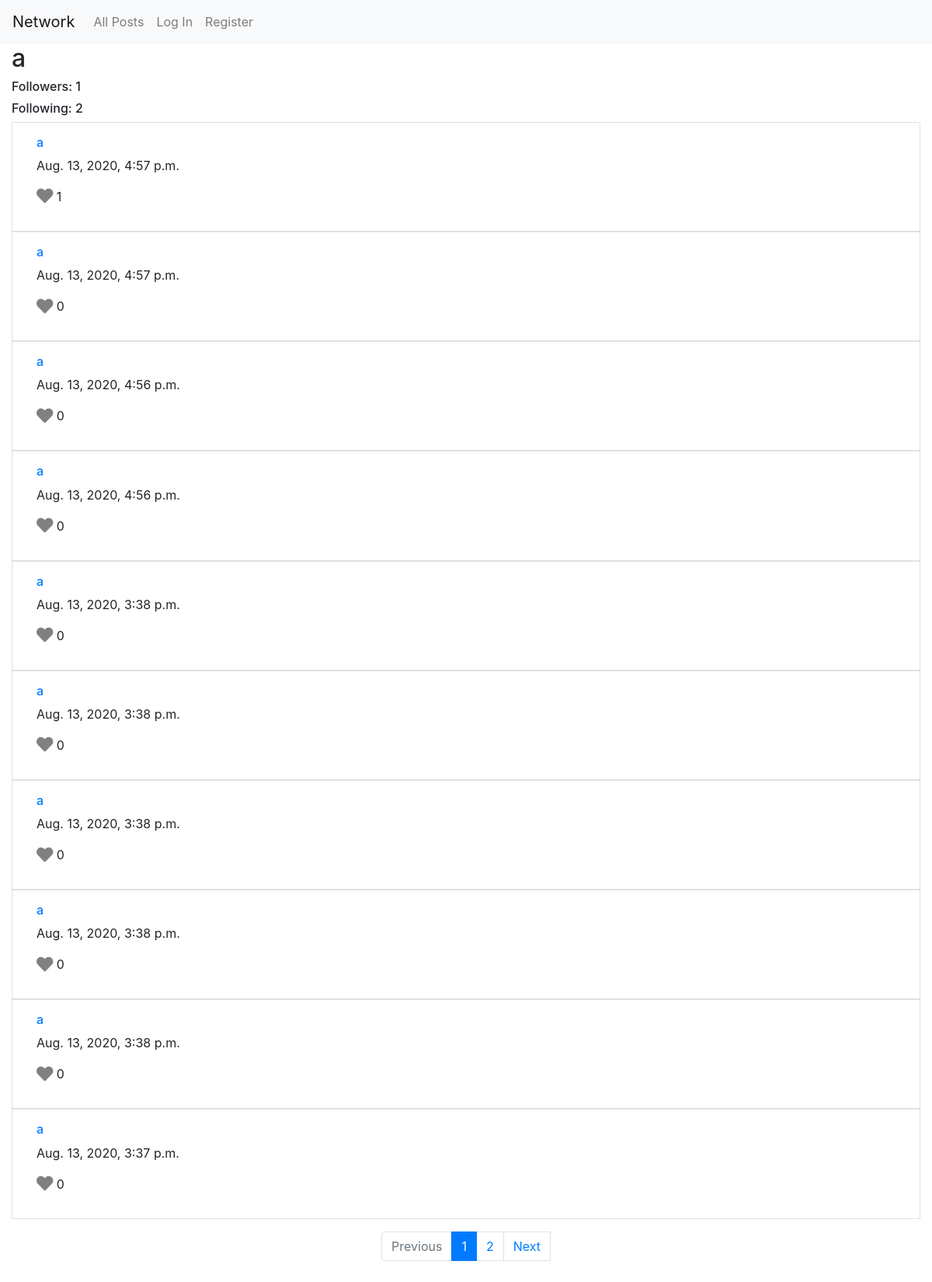
Before: /profile/1 with the older database file.
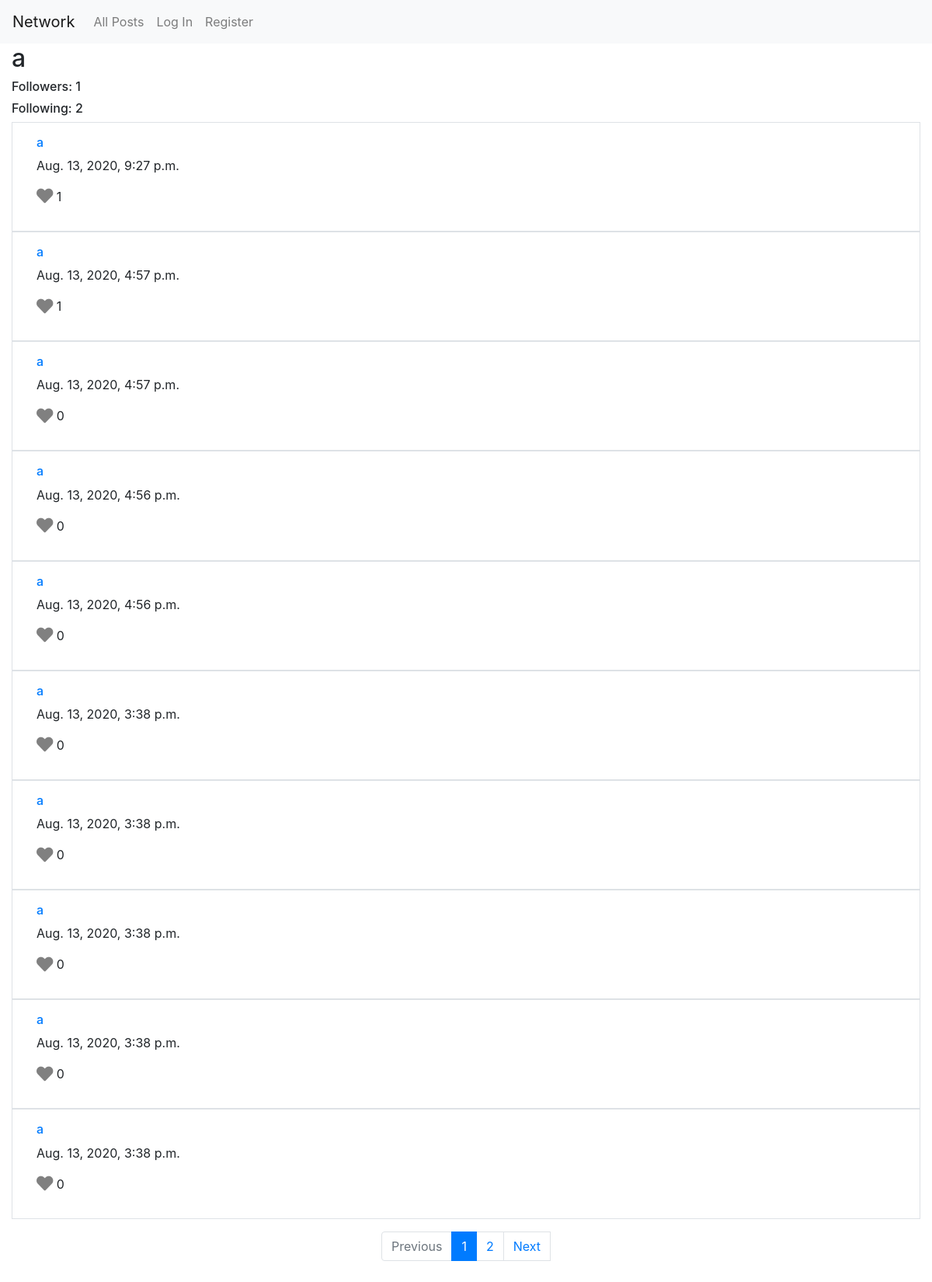
After: the same page with the newer database file.
### network/models.py (models this page shows, shortened)
class Post(models.Model):
    user = models.ForeignKey(User, on_delete = models.CASCADE, related_name="post_user")
    text = models.TextField()
    time = models.DateTimeField(auto_now_add=True)
    likes = models.ForeignKey(Like, null=True, blank=True, on_delete = models.CASCADE, related_name="post_likes")
    comments = models.ManyToManyField(Comment, blank=True, related_name="post_comments")

class User(AbstractUser):
    pass

class Like(models.Model):
    users = models.ManyToManyField(User, related_name="like_users")
    num = models.PositiveIntegerField(default=0)

### network/views.py (the view, shortened to what this page needs)
# urls.py: path("profile/<int:user_id>", views.profile, name="profile"),
def profile(request, user_id):
    try:
        pu = User.objects.get(id=user_id)
    except User.DoesNotExist:
        raise Http404("User does not exist")
    try:
        pf = Following.objects.get(user=pu)
    except Following.DoesNotExist:
        npf = Following(user=pu)
        npf.save()
    pf = Following.objects.get(user=pu)
    all_posts = Post.objects.filter(user=pu).order_by('-time')
    page = request.GET.get('page', 1)
    paginator = Paginator(all_posts, 10)
    try:
        posts = paginator.page(page)
    except PageNotAnInteger:
        posts = paginator.page(1)
    except EmptyPage:
        posts = paginator.page(paginator.num_pages)
    return render(request, "network/profile.html", {'pu': pu, 'pf': pf, 'posts': posts})

### network/templates/network/profile.html (shortened to what this page needs)
{% extends "network/layout.html" %}
{% load static %}
{% block body %}
    <h2>{{ pu.username }}</h2>
    <div id="follow">
        <h6>Followers: {{ pf.followers.count }}</h6>
        <h6>Following: {{ pf.following.count }}</h6>
    </div>
    <div id="posts">
        {% for post in posts %}
            <div class='row border mx-auto p-3' id="post">
                <div class="col-sm-12">
                    <h6><a href="{% url 'profile' post.user.id %}">{{ post.user }}</a></h6>
                    <p class="pt" id="{{ post.id }}>{{ post.text }}</p>
                    <p id="time">{{ post.time }}</p>
                    <p>
                        {% if user.is_authenticated %}
                            {% if request.user in post.likes.users.all %}
                                <a href="">
                                    <i class="fas fa-heart fa-lg" name="heart" id="{{ post.id }}" style="color:red;"></i>
                                </a>
                            {% else %}
                                <a href="">
                                    <i class="fas fa-heart fa-lg" name="heart" id="{{ post.id }}" style="color:gray;"></i>
                                </a>
                            {% endif %}
                        {% else %}
                            <i class="fas fa-heart fa-lg" id="{{ post.id }}" style="color:gray;"></i>
                        {% endif %}
                        <span class="num-like" id="{{ post.id }}">{{ post.likes.num }}</span>
                    </p>
                </div>
            </div>
        {% endfor %}
    </div>
    <div class='row justify-content-center mx-auto p-3' id='pages'>
        {% if posts.has_other_pages %}
            <nav aria-label="...">
                <ul class="pagination justify-content-center">
                    {% if posts.has_previous %}
                        <li><a class="page-link" href="?page={{ posts.previous_page_number }}" tabindex="-1" aria-disabled="true">Previous</a></li>
                    {% else %}
                        <li class="page-item disabled"><span class="page-link">Previous</span></li>
                    {% endif %}
                    {% for i in posts.paginator.page_range %}
                        {% if posts.number == i %}
                            <li class="page-item active" aria-current="page">
                                <span class="page-link">
                                    {{ i }}
                                </span>
                            </li>
                        {% else %}
                            <li><a href="?page={{ i }}"><span class="page-link">{{ i }}</span></a></li>
                        {% endif %}
                    {% endfor %}
                    {% if posts.has_next %}
                        <li><a class="page-link" href="?page={{ posts.next_page_number }}">Next</a></li>
                    {% else %}
                        <li class="page-item disabled"><span class="page-link" tabindex="-1" aria-disabled="true">Next</span></li>
                    {% endif %}
                </ul>
            </nav>
        {% endif %}
    </div>
{% endblock %}

Changed rows visible on the page:
no longer on this page (row unchanged): Post: user "a", time "Aug. 13, 2020, 3:37 p.m.", likes.num "0"
added Post: user "a", time "Aug. 13, 2020, 9:27 p.m.", likes.num "1"
